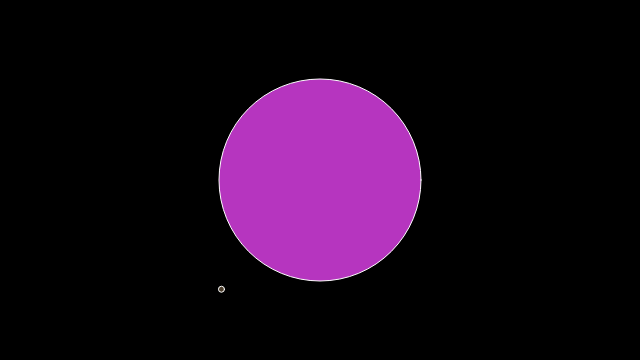
Frame 1 (no input)
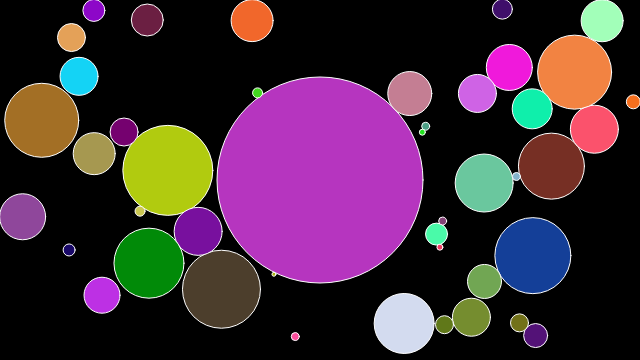
Frame 60 (no input)
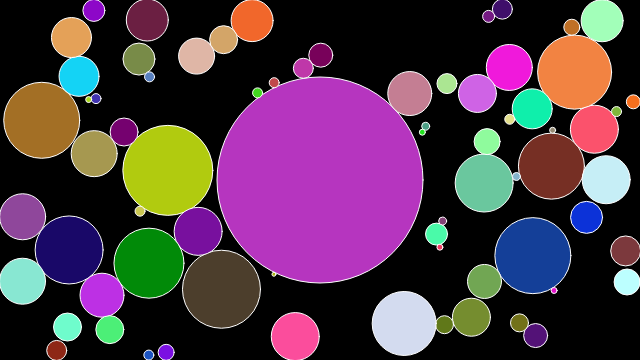
Frame 120 (the mouse pressed at the canvas centre since frame 60)

The p5.js sketch that drew these frames (run headless with seeded random() and noise() and a simulated clock; from frame 60 on, the mouse is pressed at the canvas centre):

// p5.js sketch
// ── sketch.js

class Circle {
  constructor( x, y, r, c) {
    this.x = x;
    this.y = y;
    this.r = r;
    if ( c ) {
      this.c = c;
    }
    else {
      this.c = color(random() * 255, random() * 255, random() * 255)
    }
  }
  
  show() {
    stroke( 255 );
    strokeWeight( 1 );
    //noFill();
    fill(this.c)
    ellipse( this.x, this.y, this.r*2, this.r*2);
  }
  
  grow() {
    this.r = this.r + 1;
  }
  
  incanvas() {
    return ( this.x + this.r < width && 
         this.x - this.r > 0 &&
         this.y + this.r < height &&
         this.y - this.r > 0 )
  }
  
  // Check if we overlap with another circle.
  overlaps( co ) {
    return dist( co.x, co.y, this.x, this.y ) < (this.r + co.r);

  }
  
  isvalid( clist ) {
    let valid = false;
    if ( this.incanvas() ) {
      valid = true;
      for ( let c of clist ) {
        if ( c != this && this.overlaps(c) ) {
          valid = false;
          break;
        }
      }
    }
    return valid;
  }
  
}

let circles = [];

function setup() {
  createCanvas( 640, 360 );
  
  // seed the first circle
  circles.push(new Circle(320,180, 100));

}

function draw() {
  background( 0 );
  
  // Try to add a new circle.
  let cnew = new Circle( random( width ), random( height ), 2);
  
  // Check if the circle is valid
  
    if ( cnew.isvalid(circles) ) {
      circles.push( cnew );
    }
  
  
  // Grow the circles
  for ( let c of circles ) {
    if ( c.isvalid(circles) ) {
      c.grow();   
    }
  c.show();
  }


}
